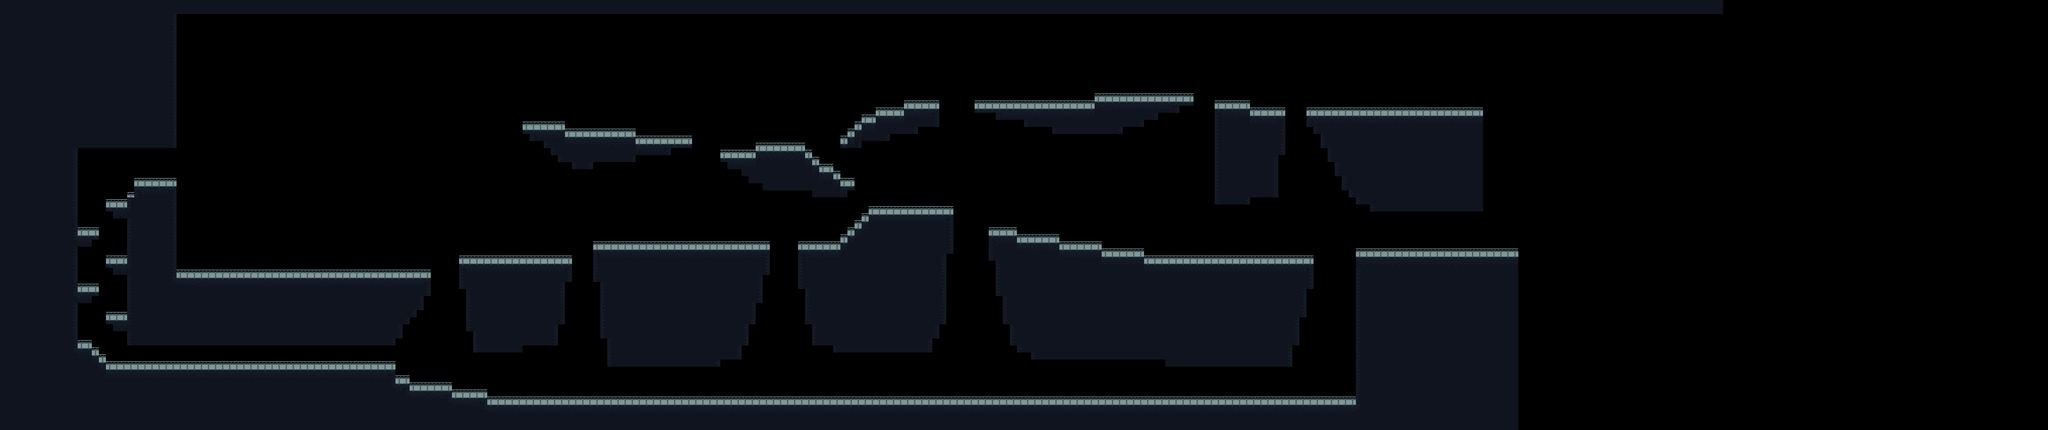

Tiled map render using the project's own tile images. Description and the map definition, with tile-layer contents summarised, below:
An orthogonal 290x61 tile map with 16x16 px tiles, 1 tile layer (ground) and 12 objects (3x ghoul, 3x jump-skeleton, 2x ghost, bubbie, sus, ...).

<map version="1.9" tiledversion="1.9.1" orientation="orthogonal" renderorder="right-down" width="290" height="61" tilewidth="16" tileheight="16" infinite="0" nextlayerid="3" nextobjectid="14">
 <editorsettings>
  <export target="../public/maps/castle1.json" format="json" />
 </editorsettings>
 <tileset firstgid="1" name="tiles2" tilewidth="16" tileheight="16" tilecount="8" columns="8">
  <image source="tiles2.png" width="128" height="16" />
  <tile id="0">
   <properties>
    <property name="collides" type="bool" value="true" />
   </properties>
  </tile>
  <tile id="1">
   <properties>
    <property name="collides" type="bool" value="true" />
   </properties>
  </tile>
  <tile id="2">
   <properties>
    <property name="collides" type="bool" value="true" />
   </properties>
  </tile>
  <tile id="4">
   <properties>
    <property name="collides" type="bool" value="true" />
   </properties>
  </tile>
  <tile id="5">
   <properties>
    <property name="collides" type="bool" value="true" />
   </properties>
  </tile>
  <tile id="6">
   <properties>
    <property name="collides" type="bool" value="true" />
   </properties>
  </tile>
  <tile id="7">
   <properties>
    <property name="collides" type="bool" value="true" />
   </properties>
  </tile>
 </tileset>
 <layer id="1" name="ground" width="290" height="61">
  <data>[17690 cells, 6266 non-empty, 6 distinct tile ids]</data>
 </layer>
 <objectgroup id="2" name="spawn">
  <object id="1" name="bubbie" x="544" y="576">
   <point />
  </object>
  <object id="2" name="sus" x="704" y="592">
   <point />
  </object>
  <object id="3" name="boo" x="736" y="592">
   <point />
  </object>
  <object id="4" name="ghoul" x="1123.64" y="549.788">
   <point />
  </object>
  <object id="5" name="jump-skeleton" x="1216" y="560">
   <point />
  </object>
  <object id="6" name="ghost" x="1440" y="432">
   <point />
  </object>
  <object id="7" name="gargoyle" x="1424" y="256">
   <point />
  </object>
  <object id="9" name="jump-skeleton" x="2080" y="432">
   <point />
  </object>
  <object id="10" name="ghoul" x="1458" y="538">
   <point />
  </object>
  <object id="11" name="ghoul" x="1613" y="528">
   <point />
  </object>
  <object id="12" name="jump-skeleton" x="2430" y="197">
   <point />
  </object>
  <object id="13" name="ghost" x="2207" y="517">
   <point />
  </object>
 </objectgroup>
</map>
